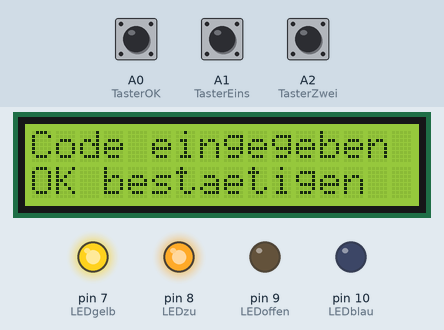
The sketch below on a simulated Arduino Uno, built with avr-gcc and run on an emulated ATmega328P. On the bench: 16×2 character LCD, output pins drawn as LEDs (lit = HIGH). Dashed ring = blinking. The test bench sets the inputs (shaded band); at power-on: A0 (TasterOK) LOW, A1 (TasterEins) LOW, A2 (TasterZwei) HIGH.

Above: at 1.2 s.
1.3 s: A0 (TasterOK) pulled HIGH for 0.15 s
At 2.7 s:
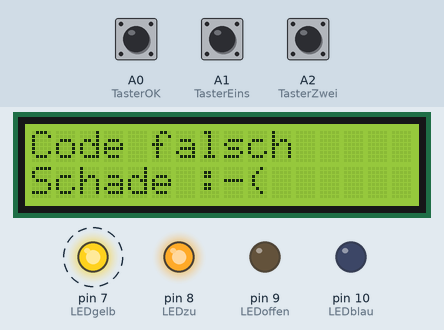
4.3 s: A0 (TasterOK) pulled HIGH for 3.2 s
At 6.53 s:
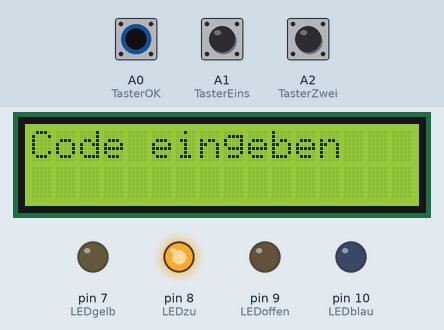
Timing chart, 0 to 14.8 s (numbered marks = the images above; inputs shaded):
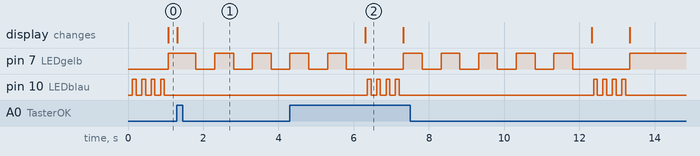

The sketch:

geocaching.ino
```cpp
// Passwort
int PasswortArray[4] = {1,2,3,4};

// Zwischenablage der gedrückten Tasten
int ZifferEins = 0;
int ZifferZwei = 0;
int ZifferDrei = 0;
int ZifferVier = 0;

// Taster definieren
int TasterOK = A0;
int TasterEins = A1;
int TasterZwei = A2;
int TasterDrei = A3;
int TasterVier = A4;

// LED's definieren
int LEDblau = 10;
int LEDzu = 8;
int LEDgelb = 7;
int LEDoffen = 9;

// Display
#include <LiquidCrystal.h>
LiquidCrystal lcd(12, 11, 5, 4, 3, 2);

// Sonstiges
int AutomatischZusperrenNach = 5;


//============================================================
void setup() {

// Festlegen der Ein und Ausgänge
pinMode(TasterOK,INPUT);
pinMode(TasterEins,INPUT);
pinMode(TasterZwei,INPUT);
pinMode(TasterDrei,INPUT);
pinMode(TasterVier,INPUT);
pinMode(LEDblau,OUTPUT);
pinMode(LEDoffen,OUTPUT);
pinMode(LEDzu,OUTPUT);
pinMode(LEDgelb,OUTPUT);

// Display
lcd.begin(16, 2);

// Zusperren
digitalWrite(LEDzu,HIGH);
}

//============================================================
void loop() {
  if (digitalRead(LEDzu) == HIGH && digitalRead(LEDoffen) == LOW){
    lcd.clear();
    lcd.print("Code eingeben");
    Zahleneingabe();
    }

  // LEDgelb leuchtet nach Zahleneingabe um öffnen zu bestätigen
  digitalWrite(LEDgelb,HIGH);

  do{
    if(digitalRead(TasterOK) == HIGH) //wurde öffnen gedrückt?
      {
        if((PasswortArray[0] == ZifferEins) && (PasswortArray[1] == ZifferZwei) && (PasswortArray[2] == ZifferDrei) && (PasswortArray[3] == ZifferVier))
          { // Code stimmt - gehe zu Funktion Aufsperren
          Aufsperren();
          break;
          }
        else
          { // Code ist falsch - gehe zu Funktion CodeFalsch
          CodeFalsch();
          break;
          }
        }
    }while(1);
}

//============================================================
void Zahleneingabe() {
  for(int i = 1; i < 5; i++){
    do
    {
      delay(50);
    }while((digitalRead(TasterEins) == LOW) && (digitalRead(TasterZwei) == LOW) &&(digitalRead(TasterDrei) == LOW) && (digitalRead(TasterVier) == LOW));

      digitalWrite(LEDgelb,LOW);
      if(digitalRead(TasterEins) == HIGH){
        ZifferEins = i;
        LEDblauBlinken();
        delay(100);
        }
      else if(digitalRead(TasterZwei) == HIGH){
        ZifferZwei = i;
        LEDblauBlinken();
        delay(100);
        }
      else if(digitalRead(TasterDrei) == HIGH){
        ZifferDrei = i;
        LEDblauBlinken();
        delay(100);
        }
      else if(digitalRead(TasterVier) == HIGH){
        ZifferVier = i;
        LEDblauBlinken();
        delay(100);
        }
    }
    lcd.clear();
    lcd.print("Code eingegeben");
    lcd.setCursor(0, 1);
    lcd.print("OK bestaetigen");
}

//============================================================
void LEDblauBlinken() {
  digitalWrite(LEDblau,HIGH);
  delay(100);
  digitalWrite(LEDblau,LOW);
}

//============================================================
void Aufsperren() {
  lcd.clear();
  lcd.print("Code ist richtig");
  lcd.setCursor(0, 1);
  lcd.print("Oeffne Dose");
  digitalWrite(LEDzu,LOW);
  digitalWrite(LEDoffen,HIGH);
  digitalWrite(LEDgelb,LOW);

  AutomatischZusperren();

  digitalWrite(LEDoffen,LOW);
  digitalWrite(LEDzu,HIGH);
}

//============================================================
void CodeFalsch() {
  lcd.clear();
  lcd.print("Code falsch");
  lcd.setCursor(0, 1);
  lcd.print("Schade :-(");
  int Blink = 0;
     do
      {
        Blink = Blink + 1;
        digitalWrite(LEDgelb, HIGH);
        delay(500);
        digitalWrite(LEDgelb, LOW);
        delay(500);
      } while (Blink < AutomatischZusperrenNach);
}

//============================================================
void AutomatischZusperren() {
  int Blink = 0;
      do
      {
        Blink = Blink + 1;
        digitalWrite(LEDblau, HIGH);
        delay(500);
        digitalWrite(LEDblau, LOW);
        delay(500);
      }while (Blink < AutomatischZusperrenNach);
}
```

Measured:
- after the input at 1.3 s, pin 7 (LEDgelb): alternates HIGH for 0.50 s and LOW for 0.50 s, starting after 0.51 s; the display: changes at once (image 1)
